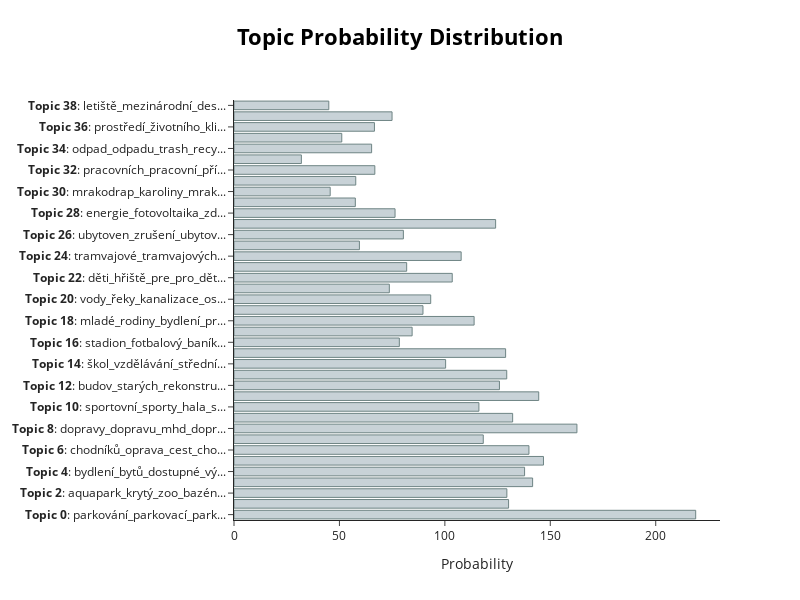

Notebook source saved alongside this figure:
### Code cell
topic_distr, _ = topic_model.approximate_distribution(responses, min_similarity=0)
print(topic_distr.sum(axis=0))
topic_model.visualize_distribution(topic_distr.sum(axis=0))

### Figure 1 — Plotly figure (JSON) as saved in the notebook; plotly's stock layout.template omitted (floating-point values rounded to 4 significant figures)
{"data": [{"marker": {"color": "#C8D2D7", "line": {"color": "#6E8484", "width": 1}}, "orientation": "h", "type": "bar", "x": [219.0, 130.2, 129.4, 141.6, 137.8, 146.8, 139.9, 118.2, 162.6, 132.1, 116.1, 144.5, 125.9, 129.3, 100.4, 128.8, 78.41, 84.48, 113.9, 89.62, 93.29, 73.66, 103.5, 81.89, 107.7, 59.48, 80.33, 124.1, 76.38, 57.54, 45.62, 57.74, 66.79, 31.95, 65.26, 51.12, 66.6, 74.96, 44.96], "y": ["<b>Topic 0</b>: parkování_parkovací_park...", "<b>Topic 1</b>: koncertní_sál_halu_hala_...", "<b>Topic 2</b>: aquapark_krytý_zoo_bazén...", "<b>Topic 3</b>: cyklostezky_dov_centrum_...", "<b>Topic 4</b>: bydlení_bytů_dostupné_vý...", "<b>Topic 5</b>: zeleně_více_zelené_strom...", "<b>Topic 6</b>: chodníků_oprava_cest_cho...", "<b>Topic 7</b>: bezpečnost_bezpečnosti_k...", "<b>Topic 8</b>: dopravy_dopravu_mhd_dopr...", "<b>Topic 9</b>: park_parky_parku_zábavní...", "<b>Topic 10</b>: sportovní_sporty_hala_s...", "<b>Topic 11</b>: města_centra_centru_živ...", "<b>Topic 12</b>: budov_starých_rekonstru...", "<b>Topic 13</b>: cyklostezek_síť_cyklist...", "<b>Topic 14</b>: škol_vzdělávání_střední...", "<b>Topic 15</b>: ostravy_centra_vrátit_o...", "<b>Topic 16</b>: stadion_fotbalový_baník...", "<b>Topic 17</b>: nemocnice_zdravotní_péč...", "<b>Topic 18</b>: mladé_rodiny_bydlení_pr...", "<b>Topic 19</b>: seniory_domovy_domov_pr...", "<b>Topic 20</b>: vody_řeky_kanalizace_os...", "<b>Topic 21</b>: ovzduší_kvality_zlepšen...", "<b>Topic 22</b>: děti_hřiště_pre_pro_dět...", "<b>Topic 23</b>: knihovnu_vědeckou_kniho...", "<b>Topic 24</b>: tramvajové_tramvajových...", "<b>Topic 25</b>: nevím_nevim_těžko_netuš...", "<b>Topic 26</b>: ubytoven_zrušení_ubytov...", "<b>Topic 27</b>: the_and_projekt_bych_by", "<b>Topic 28</b>: energie_fotovoltaika_zd...", "<b>Topic 29</b>: mostů_frýdlantských_opr...", "<b>Topic 30</b>: mrakodrap_karoliny_mrak...", "<b>Topic 31</b>: rekonstrukce_kompletní_...", "<b>Topic 32</b>: pracovních_pracovní_pří...", "<b>Topic 33</b>: nevím_know_don_nerozumí...", "<b>Topic 34</b>: odpad_odpadu_trash_recy...", "<b>Topic 35</b>: republiky_náměstí_ostud...", "<b>Topic 36</b>: prostředí_životního_kli...", "<b>Topic 37</b>: nádraží_hlavního_hlavní...", "<b>Topic 38</b>: letiště_mezinárodní_des..."]}], "layout": {"height": 600, "hoverlabel": {"bgcolor": "white", "font": {"family": "Rockwell", "size": 16}}, "title": {"font": {"color": "Black", "size": 22}, "text": "<b>Topic Probability Distribution</b>", "x": 0.5, "xanchor": "center", "y": 0.95, "yanchor": "top"}, "width": 800, "xaxis": {"autorange": true, "range": [0, 230.5], "title": {"text": "Probability"}, "type": "linear"}, "yaxis": {"autorange": true, "range": [-0.5, 38.5], "type": "category"}}}
